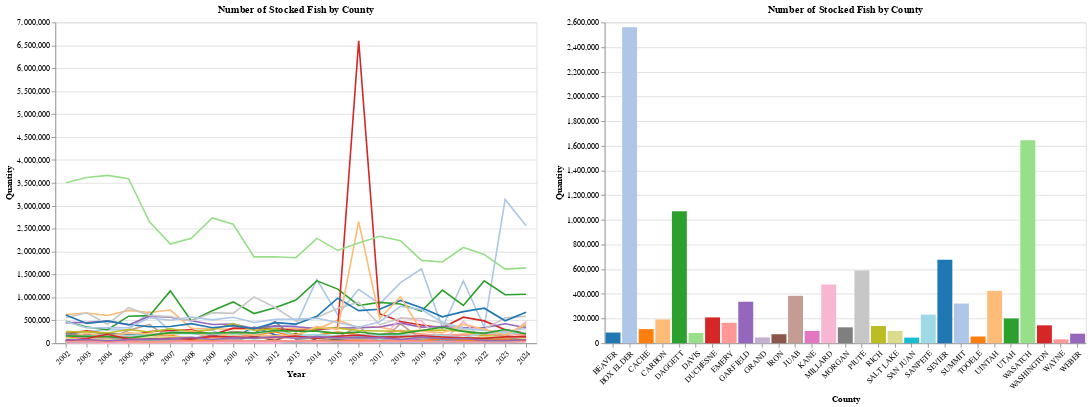

The cell this chart's notebook holds for it:
### Markdown cell above
### Vis: Interactive Bar and Line chart for number of stocked fish by County

### Code cell
#Grouping appropriate data
count_by_county = fish_stock_data.groupby(['Year', 'County'])['Quantity'].sum().reset_index()
count_by_county["Year_only"] = count_by_county["Year"]

#Interactive Year Slider
year_slider = alt.binding_range(name="Select a year : ", min=count_by_county["Year_only"].min(), max=count_by_county["Year_only"].max(), step=1)
selected_year =  alt.selection_point(fields=["Year_only"], bind=year_slider, value=2024)

#Interactive County Legend Selection
point_selection = alt.selection_point(fields=['County'])
brush_selection = alt.selection_interval(encodings=['x'])

#Adding base plot
base_plot = alt.Chart(count_by_county)

#Color
color = alt.condition(
    brush_selection & point_selection,
    alt.Color('County:N', scale=alt.Scale(scheme='category20'), legend=None),
    alt.value('lightgray')
)

#Tooltip
tooltip = alt.Tooltip(
    ["County:N", "Year:O", "Quantity:Q"]
)

#Bar Chart Vis
bar_chart = base_plot.mark_bar().encode(
    x=alt.X('County', axis=alt.Axis(labelAngle=-45), sort=None),
    y='Quantity', 
    color=color, 
    tooltip=tooltip
).properties(
    width=600,
    height=400,
    title='Number of Stocked Fish by County'
).transform_filter(
    selected_year
).add_params(
    selected_year, 
    point_selection,
    brush_selection,
)

#Line Chart Vis
line_chart = base_plot.mark_line().encode(
    x=alt.X('Year:O', axis=alt.Axis(labelAngle=-45)),
    y='Quantity', 
    color=color, 
    tooltip=tooltip
).properties(
    width=600,
    height=400,
    title='Number of Stocked Fish by County'
).transform_filter(
    point_selection
).add_params(
    brush_selection,
    point_selection
)

#Stacking both charts together 
temporal_chart = alt.hconcat(line_chart, bar_chart).resolve_scale()
temporal_chart

### Figure 1 — Vega-Lite specification as saved in the notebook (floating-point values rounded to 4 significant figures; data arrays with more than 128 entries replaced by an {"elided": "..."} marker saying what was removed)
{"config": {"view": {"continuousWidth": 300, "continuousHeight": 300}}, "hconcat": [{"mark": {"type": "line"}, "encoding": {"color": {"condition": {"test": {"and": [{"param": "param_6"}, {"param": "param_5"}]}, "field": "County", "legend": null, "scale": {"scheme": "category20"}, "type": "nominal"}, "value": "lightgray"}, "tooltip": [{"field": "County", "type": "nominal"}, {"field": "Year", "type": "ordinal"}, {"field": "Quantity", "type": "quantitative"}], "x": {"axis": {"labelAngle": -45}, "field": "Year", "type": "ordinal"}, "y": {"field": "Quantity", "type": "quantitative"}}, "height": 400, "name": "view_3", "title": "Number of Stocked Fish by County", "transform": [{"filter": {"param": "param_5"}}], "width": 600}, {"mark": {"type": "bar"}, "encoding": {"color": {"condition": {"test": {"and": [{"param": "param_6"}, {"param": "param_5"}]}, "field": "County", "legend": null, "scale": {"scheme": "category20"}, "type": "nominal"}, "value": "lightgray"}, "tooltip": [{"field": "County", "type": "nominal"}, {"field": "Year", "type": "ordinal"}, {"field": "Quantity", "type": "quantitative"}], "x": {"axis": {"labelAngle": -45}, "field": "County", "sort": null, "type": "nominal"}, "y": {"field": "Quantity", "type": "quantitative"}}, "height": 400, "name": "view_4", "title": "Number of Stocked Fish by County", "transform": [{"filter": {"param": "param_4"}}], "width": 600}], "data": {"name": "data-c9ab0315a88e9a9f60aeb94ee8973566"}, "params": [{"name": "param_6", "select": {"type": "interval", "encodings": ["x"]}, "views": ["view_3", "view_4"]}, {"name": "param_5", "select": {"type": "point", "fields": ["County"]}, "views": ["view_3", "view_4"]}, {"name": "param_4", "select": {"type": "point", "fields": ["Year_only"]}, "bind": {"input": "range", "max": 2024.0, "min": 2002.0, "name": "Select a year : ", "step": 1}, "value": 2024, "views": ["view_4"]}], "resolve": {"scale": {}}, "$schema": "https://vega.github.io/schema/vega-lite/v5.8.0.json", "datasets": {"data-c9ab0315a88e9a9f60aeb94ee8973566": {"elided": "667 records"}}}
